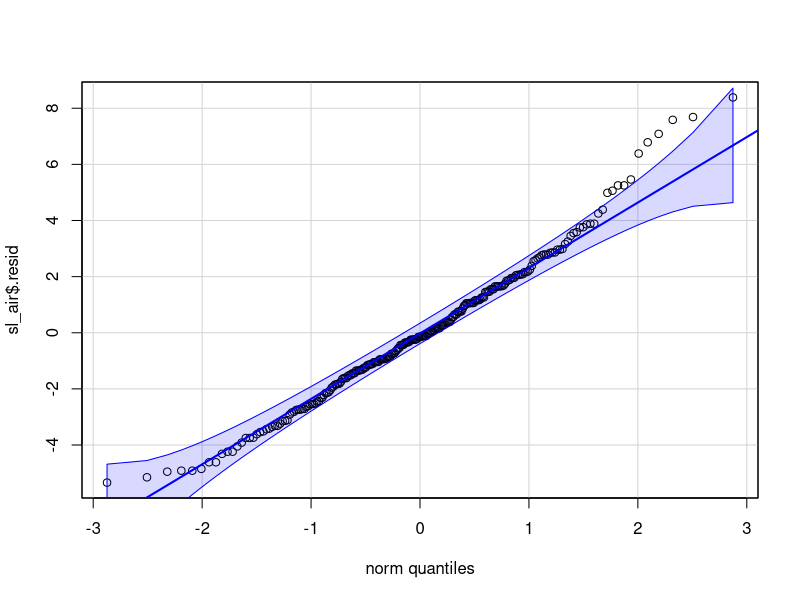
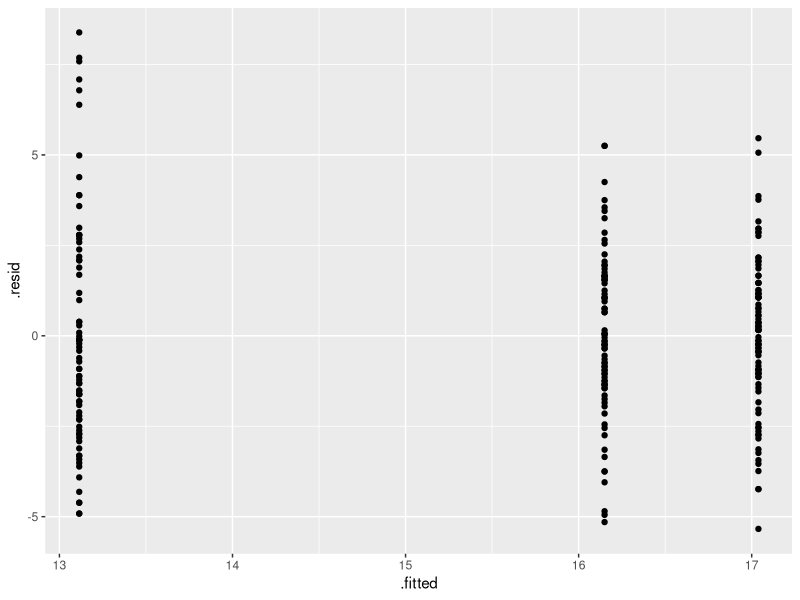
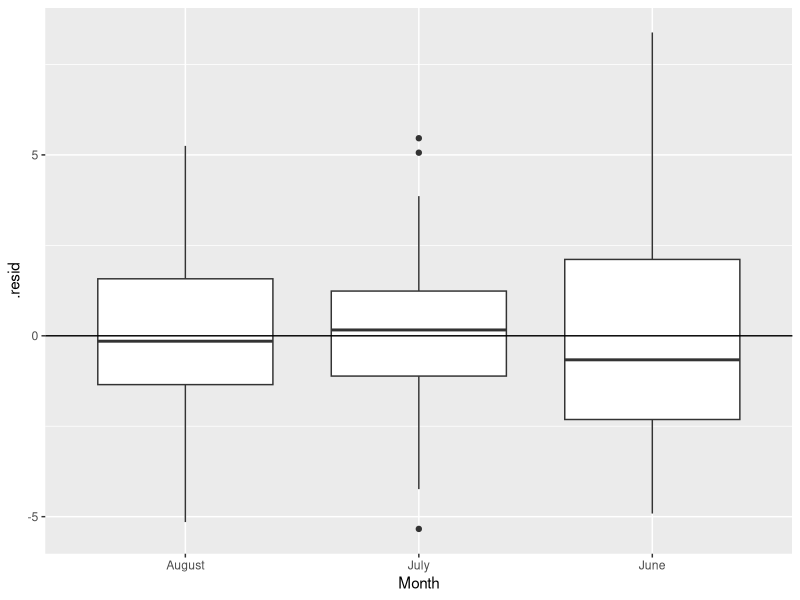
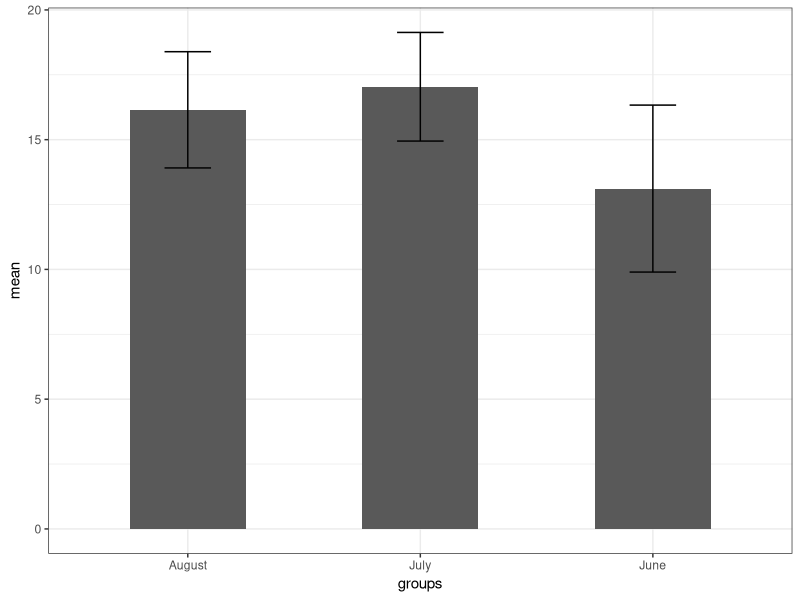
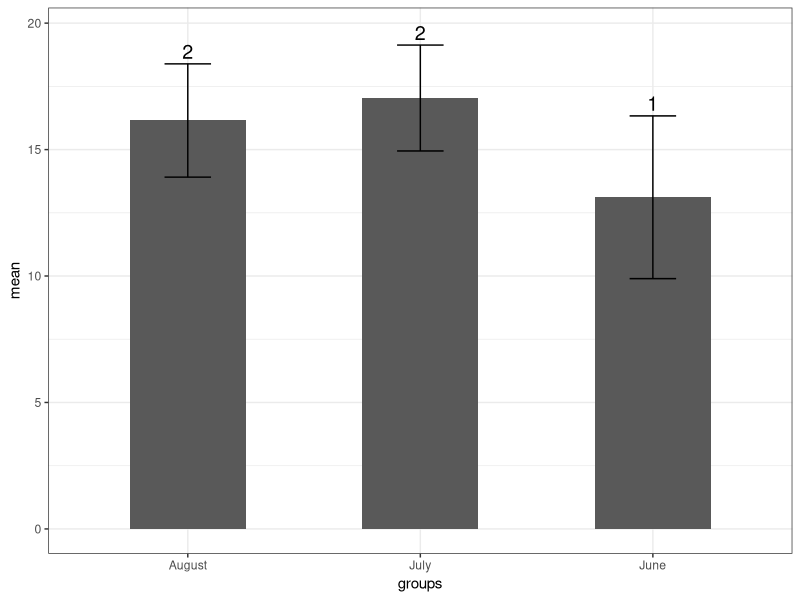

These figures' R source, in order:
library(readxl)
data <- read_excel("./data/hydrology_2022.xls")
str(data)
# Видим, что Air_T это у нас chr. Это только потому, что там встречаются NA
# Сначала превратим в числа, а затем уберем NA
data$Air_T <- as.numeric(data$Air_T)
corr_data <- data[!is.na(data$Air_T),]
corr_data$Month <- factor(corr_data$Month)

anova <- aov(Air_T ~ Month, data = corr_data)
summary(anova)
# P у нас <2e-16, значит температура различима

# 2. Анализ остатков
library(ggplot2)
sl_air <- fortify(anova)

library(car)
qqPlot(sl_air$.resid, id = FALSE)
# Остатки распределены не нормально - в правом хвосте значения выходят за рамки

# График остатков от предсказанных значений
ggplot(data = sl_air, aes(x = .fitted, y = .resid)) + 
  geom_point()
# Признаков гетероскедастичности не наблюдается

# График остатков от значений дискретного предиктора
ggplot(data = sl_air, aes(x = Month, y = .resid)) + geom_boxplot() + geom_hline(yintercept = 0)
# Наибольшая дисперсия наблюдается в Июне, примерно одинаковая в Августе и Июле

# 3 Визиализируем средние значения с доверительными интервалами
library(dplyr)

june <- 
  corr_data %>%
  filter(., Month == 'June')

july <- 
  corr_data %>%
  filter(., Month == 'July')

august <- 
  corr_data %>%
  filter(., Month == 'August')

plot_df <- data.frame(
  groups = c('June', 'July', 'August'),
  mean = c(mean(june$Air_T), mean(july$Air_T), mean(august$Air_T)),
  sd = c(sd(june$Air_T), sd(july$Air_T), sd(august$Air_T))
)

ggplot(plot_df, aes(x = groups, y = mean)) +
  geom_bar(stat = "identity", width = 0.5) +
  geom_errorbar(aes(ymin = mean - sd, ymax = mean + sd), width=0.2) +
  theme_bw()

# Тест Тьюки
sl_Tuk <- TukeyHSD(anova)
sl_Tuk

# Июнь значительно отличается от остальных месяцев (p < 0.05)

plot_df$label <- c("1", "2", "2") # 2 - схожи, 1 - отличается от других

ggplot(plot_df, aes(x = groups, y = mean)) +
  geom_bar(stat = "identity", width = 0.5) +
  geom_errorbar(aes(ymin = mean - sd, ymax = mean + sd), width=0.2) +
  geom_text(aes(label = label, y = mean + sd + 0.5), size = 5) + # буквы сверху
  theme_bw()
